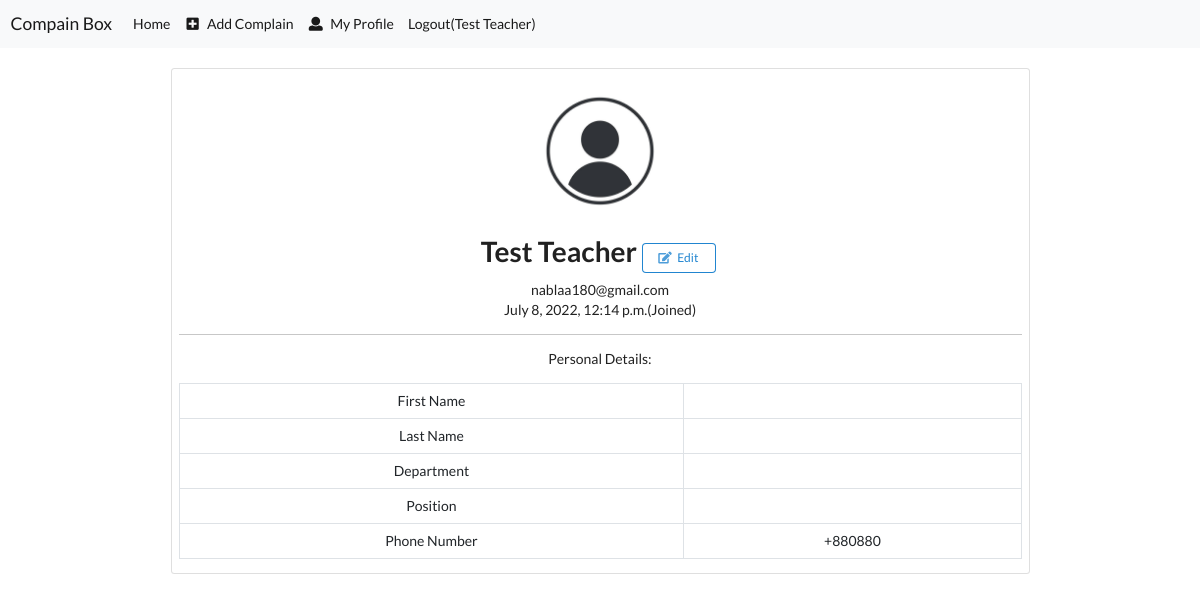
Screenshot of /profile/my-profile/ (signed in) with the database file from the repository.
### accounts/models.py (models this page shows, shortened)
class User(AbstractBaseUser, PermissionsMixin):
    username = models.CharField(max_length=255, unique=True, db_index=True)
    email = models.EmailField(max_length=255, unique=True, db_index=True)
    join = models.CharField(max_length=10,choices=roles)
    code = models.CharField(max_length=50)
    is_verified = models.BooleanField(default=False)
    is_active = models.BooleanField(default=True)
    is_staff = models.BooleanField(default=False)
    created_at = models.DateTimeField(auto_now_add=True)
    updated_at = models.DateTimeField(auto_now=True)
    USERNAME_FIELD = 'email'
    REQUIRED_FIELDS = ['username', ]
    objects = UserManager()

### profiles/models.py (models this page shows, shortened)
class Teacher(models.Model):
    first_name = models.CharField(max_length=200, blank=True)
    last_name = models.CharField(max_length=200, blank=True)
    user = models.OneToOneField(User, on_delete=models.CASCADE)
    avatar = models.ImageField(default='avatar.png', upload_to='avatars/')
    mobile = models.BigIntegerField(default=880)
    position = models.CharField(
        max_length=20, choices=posChoice, blank=False, default="")
    department = models.CharField(max_length=5, choices=deptChoice, default="")
    updated = models.DateTimeField(auto_now=True)
    created = models.DateTimeField(auto_now_add=True)

### profiles/views.py (the view)
# urls.py: path('my-profile/', myProfile, name='my-profile'),
def myProfile(request):
    user = request.user
    student = True
    try:
        profile = Student.objects.filter(user=user)[0]
    except:
        profile = Teacher.objects.filter(user=user)[0]
        student = False
    context = {
        "profile": profile,
        "student": student
    }
    return render(request, "my-profile.html", context)

### profiles/templates/my-profile.html
{% extends 'base.html' %} {% block content%}
<div class="container" style="width: 880px">
  {% if student %}
  <div class="card">
    <img
      class="rounded-circle article-img mx-auto d-block my-2"
      style="height: 150px; width: 150px"
      src="{{profile.avatar.url}}"
    />
    <div class="card-title">
      <h1 style="text-align: center">
        {{profile.user.username}}
        <a href="{% url 'edit-profile' profile.id %}">
          <button class="tiny ui blue basic button">
            <i class="edit icon"></i>Edit
          </button>
        </a>
      </h1>
    </div>
    <p1 style="text-align: center">{{profile.user.email}}</p1>
    <p1 style="text-align: center">{{profile.user.created_at}}(Joined)</p1>
    <div class="mx-2">
      <hr />
      <p style="text-align: center">Personal Details:</p>
      <table class="table table-bordered" style="text-align: center">
        <tbody>
          <tr>
            <td>First Name</td>
            <td>{{profile.first_name}}</td>
          </tr>
          <tr>
            <td>Last Name</td>
            <td>{{profile.last_name}}</td>
          </tr>
          <tr>
            <td>Department</td>
            <td>{{profile.department}}</td>
          </tr>
          <tr>
            <td>Roll</td>
            <td>{{profile.roll}}</td>
          </tr>
          <tr>
            <td>Year</td>
            <td>{{profile.year}}</td>
          </tr>
          <tr>
            <td>Section</td>
            <td>{{profile.section}}</td>
          </tr>
          <tr>
            <td>Phone Number</td>
            <td>+{{profile.phoneNum}}</td>
          </tr>
        </tbody>
      </table>
      <hr />
      <p style="text-align: center">Guardian Details:</p>
      <table class="table table-bordered" style="text-align: center">
        <tbody>
          <tr>
            <td>Father's Name</td>
            <td>{{profile.fathersName}}</td>
          </tr>
          <tr>
            <td>Father's Phone</td>
            <td>+{{profile.fathersNum}}</td>
          </tr>
          <tr>
            <td>Mother's Name</td>
            <td>{{profile.mothersName}}</td>
          </tr>
          <tr>
            <td>Mother's Phone</td>
            <td>+{{profile.mothersNum}}</td>
          </tr>
        </tbody>
      </table>
    </div>
  </div>
  <h5 style="color: red">
    You Must Need to Fill Up all The fields for Post a Complain
  </h5>
  <br />
  {% else %}
  <div class="card">
    <img
      class="rounded-circle article-img mx-auto d-block my-2"
      style="height: 150px; width: 150px"
      src="{{profile.avatar.url}}"
    />
    <div class="card-title">
      <h1 style="text-align: center">
        {{profile.user.username}}
        <a href="{% url 'edit-profile' profile.id %}">
          <button class="tiny ui blue basic button">
            <i class="edit icon"></i>Edit
          </button>
        </a>
      </h1>
    </div>
    <p1 style="text-align: center">{{profile.user.email}}</p1>
    <p1 style="text-align: center">{{profile.user.created_at}}(Joined)</p1>
    <div class="mx-2">
      <hr />
      <p style="text-align: center">Personal Details:</p>
      <table class="table table-bordered" style="text-align: center">
        <tbody>
          <tr>
            <td>First Name</td>
            <td>{{profile.first_name}}</td>
          </tr>
          <tr>
            <td>Last Name</td>
            <td>{{profile.last_name}}</td>
          </tr>
          <tr>
            <td>Department</td>
            <td>{{profile.department}}</td>
          </tr>
          <tr>
            <td>Position</td>
            <td>{{profile.position}}</td>
          </tr>
          <tr>
            <td>Phone Number</td>
            <td>+880{{profile.mobile}}</td>
          </tr>
        </tbody>
      </table>
    </div>
  </div>
  <br />
  {% endif %}
</div>
{% endblock content%}

### templates/main/navbar.html (shortened to what this page needs)
<nav class="navbar navbar-expand-lg navbar-light bg-light">
  <div class="container-fluid">
    <a class="navbar-brand" href="/">Compain Box</a>
    <div class="collapse navbar-collapse" id="navbarNav">
      <ul class="navbar-nav">
        <li class="nav-item">
          <a class="nav-link active" aria-current="page" href="/">Home</a>
        </li>
        {% if request.user.is_authenticated%}
        <li class="nav-item">
          <a class="nav-link active" href="{% url 'add-complain' %}">
            <i class="plus square icon"></i>
            Add Complain</a
          >
        </li>
        <li class="nav-item">
          <a class="nav-link active" href="{% url 'my-profile' %}">
            <i class="user icon"></i>
            My Profile</a
          >
        </li>
        <li class="nav-item">
          <a class="nav-link active" href="{% url 'logout-account' %}"
            >Logout({{request.user.username}})</a
          >
        </li>
        {% endif %}
      </ul>
    </div>
  </div>
</nav>

### rows the page displays
User: user.username "Test Teacher"
Teacher: avatar (placeholder picture), user.username "Test Teacher", user.email "nablaa180@gmail.com", user.created_at "July 8, 2022, 12:14 p.m.", mobile "880"
